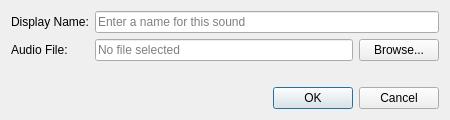
<?xml version="1.0" encoding="UTF-8"?>
<ui version="4.0">
    <class>AddSoundDialog</class>
    <widget class="QDialog" name="AddSoundDialog">
        <property name="geometry">
            <rect>
                <x>0</x>
                <y>0</y>
                <width>450</width>
                <height>120</height>
            </rect>
        </property>
        <property name="windowTitle">
            <string>Add Sound</string>
        </property>
        <property name="modal">
            <bool>true</bool>
        </property>
        <layout class="QVBoxLayout" name="verticalLayout">
            <item>
                <layout class="QFormLayout" name="formLayout">
                    <item row="0" column="0">
                        <widget class="QLabel" name="lblName">
                            <property name="text">
                                <string>Display Name:</string>
                            </property>
                        </widget>
                    </item>
                    <item row="0" column="1">
                        <widget class="QLineEdit" name="txtName">
                            <property name="placeholderText">
                                <string>Enter a name for this sound</string>
                            </property>
                        </widget>
                    </item>
                    <item row="1" column="0">
                        <widget class="QLabel" name="lblFile">
                            <property name="text">
                                <string>Audio File:</string>
                            </property>
                        </widget>
                    </item>
                    <item row="1" column="1">
                        <layout class="QHBoxLayout" name="fileLayout">
                            <item>
                                <widget class="QLineEdit" name="txtFilePath">
                                    <property name="readOnly">
                                        <bool>true</bool>
                                    </property>
                                    <property name="placeholderText">
                                        <string>No file selected</string>
                                    </property>
                                </widget>
                            </item>
                            <item>
                                <widget class="QPushButton" name="btnBrowse">
                                    <property name="text">
                                        <string>Browse...</string>
                                    </property>
                                    <property name="minimumWidth">
                                        <number>80</number>
                                    </property>
                                </widget>
                            </item>
                        </layout>
                    </item>
                </layout>
            </item>
            <item>
                <widget class="QDialogButtonBox" name="buttonBox">
                    <property name="orientation">
                        <enum>Qt::Horizontal</enum>
                    </property>
                    <property name="standardButtons">
                        <set>QDialogButtonBox::Cancel|QDialogButtonBox::Ok</set>
                    </property>
                </widget>
            </item>
        </layout>
    </widget>
    <resources/>
    <connections>
        <connection>
            <sender>buttonBox</sender>
            <signal>accepted()</signal>
            <receiver>AddSoundDialog</receiver>
            <slot>accept()</slot>
            <hints>
                <hint type="sourcelabel">
                    <x>248</x>
                    <y>254</y>
                </hint>
                <hint type="destinationlabel">
                    <x>157</x>
                    <y>274</y>
                </hint>
            </hints>
        </connection>
        <connection>
            <sender>buttonBox</sender>
            <signal>rejected()</signal>
            <receiver>AddSoundDialog</receiver>
            <slot>reject()</slot>
            <hints>
                <hint type="sourcelabel">
                    <x>316</x>
                    <y>260</y>
                </hint>
                <hint type="destinationlabel">
                    <x>286</x>
                    <y>274</y>
                </hint>
            </hints>
        </connection>
    </connections>
</ui>
